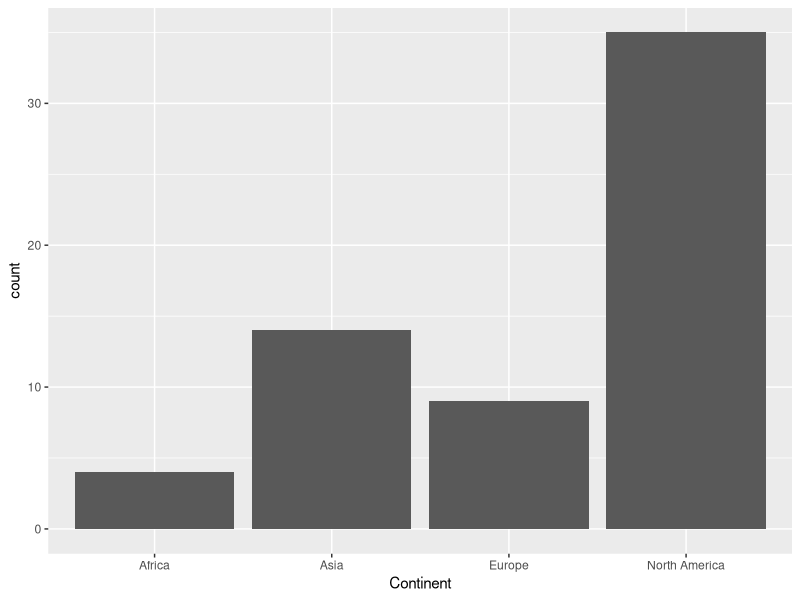
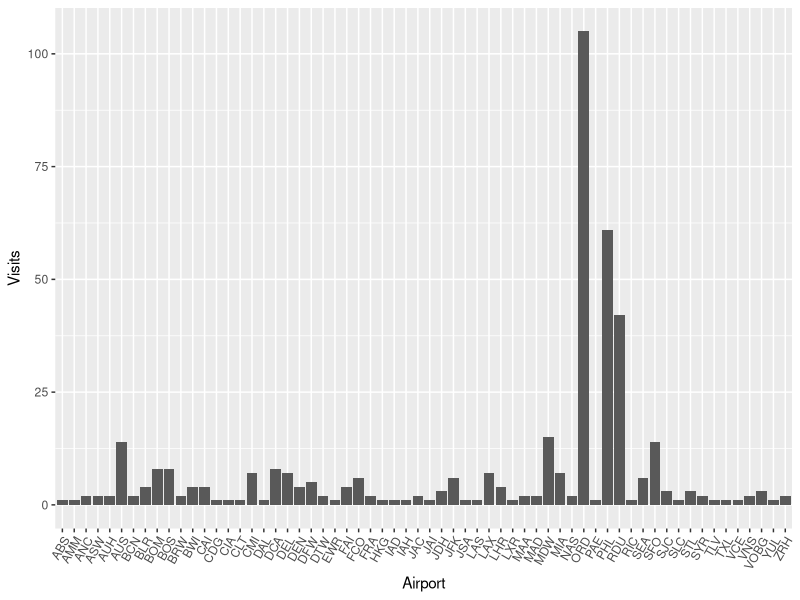
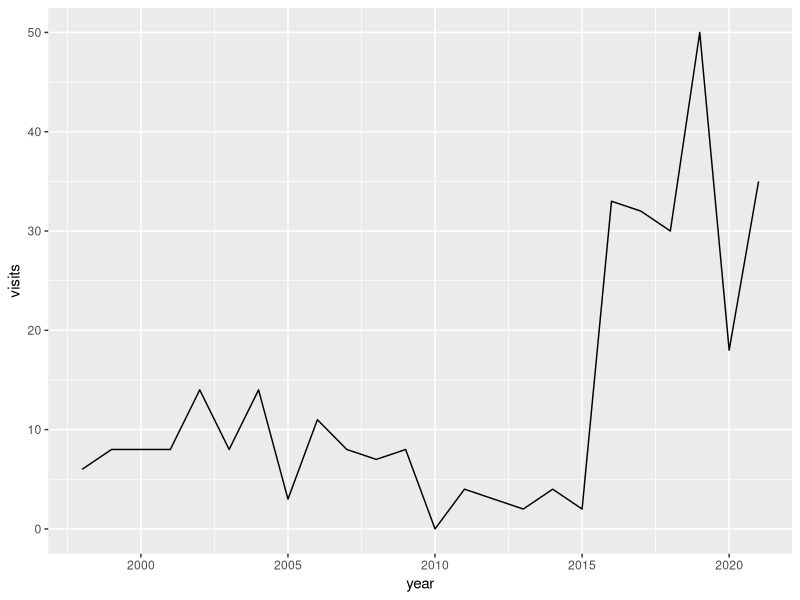
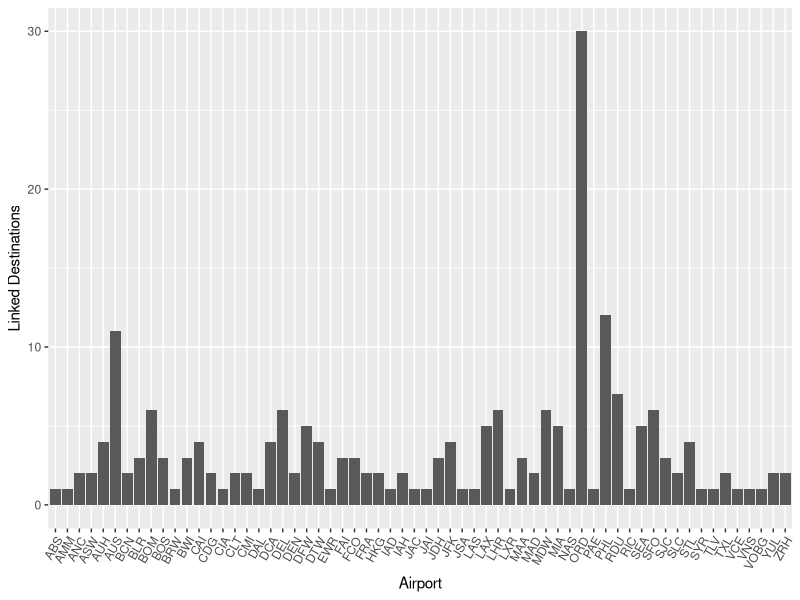
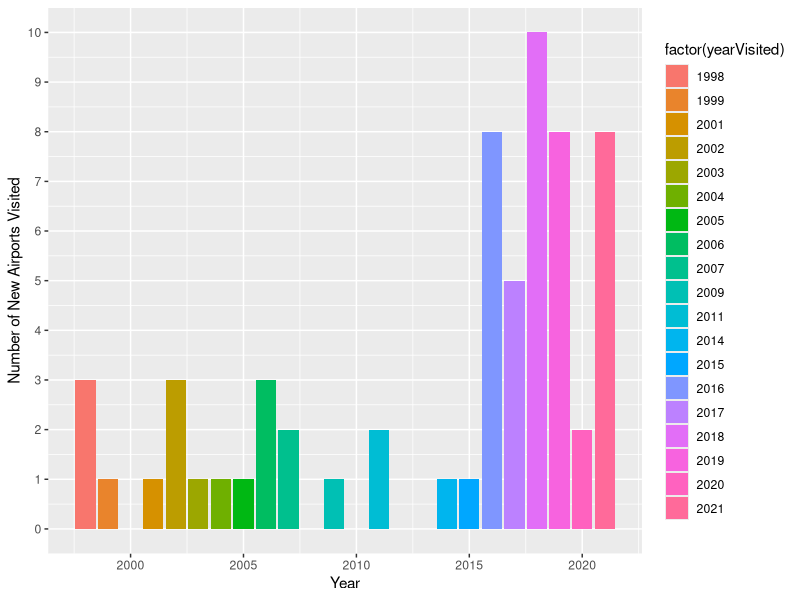

Reproduce these figures in R, in order.
library(ggplot2)
airports = read.csv("airports.csv", header = FALSE)
colnames(airports) = c("Airport", "Continent", "Country", "Visits", "Destinations")

ggplot(airports) + geom_bar(aes(x = Continent))
ggplot(airports) + geom_bar(aes(x = Airport, y = Visits), stat = "identity") + theme(axis.text.x = element_text(angle = 60, hjust = 1))

yearData = data.frame(year = seq(1998,2021), visits = c(6, 8, 8, 8, 14, 8, 14, 3, 11, 8, 7, 8, 0, 4, 3, 2, 4, 2, 33, 32, 30, 50, 18, 35))
ggplot(yearData) + geom_line(aes(x = year, y = visits))
ggplot(airports) + geom_bar(aes(x = Airport, y = Destinations), stat = "identity") + theme(axis.text.x = element_text(angle = 60, hjust = 1)) + ylab("Linked Destinations")

airports$visitDestinationRatio = airports$Destinations / airports$Visits
colnames(airports) = c("Airport", "Continent", "Country", "Visits", "Destinations", "Diversity Ratio")
airports$yearVisited = c(1998, 1998, 1998, 2003, 2006, 2005, 2007, 2011, 2011, 2017, 2016, 2009, 2016, 2016, 2002, 2016, 2018, 2002, 2019, 2006, 2015, 2018, 2007, 2017, 1999, 2019, 2016, 2019, 2018, 2018, 2004, 2018, 2020, 2017, 2018, 2016, 2020, 2006, 2002, 2019, 2001, 2019, 2016, 2016, 2019, 2019, 2017, 2018, 2018, 2017, 2014, 2018, 2019, 2018, 2021, 2021, 2021, 2021, 2021, 2021, 2021, 2021)

ggplot(airports) + geom_bar(aes(x = yearVisited, fill = factor(yearVisited))) + ylab('Number of New Airports Visited') + xlab('Year') + scale_y_continuous(breaks=c(0,1,2,3,4,5,6,7,8,9,10))

